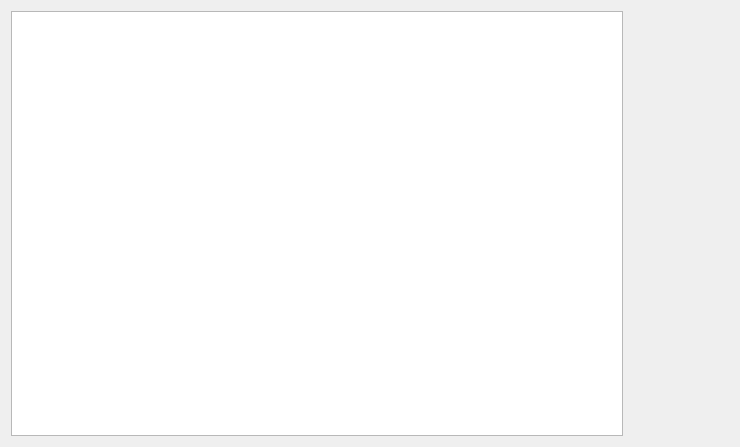
<?xml version="1.0" encoding="UTF-8"?>
<ui version="4.0">
 <class>Form</class>
 <widget class="QWidget" name="Form">
  <property name="geometry">
   <rect>
    <x>0</x>
    <y>0</y>
    <width>740</width>
    <height>447</height>
   </rect>
  </property>
  <property name="windowTitle">
   <string>Form</string>
  </property>
  <layout class="QHBoxLayout" name="horizontalLayout">
   <item>
    <widget class="QGraphicsView" name="graphicsView">
     <property name="maximumSize">
      <size>
       <width>16777215</width>
       <height>16777215</height>
      </size>
     </property>
     <property name="verticalScrollBarPolicy">
      <enum>Qt::ScrollBarAlwaysOff</enum>
     </property>
     <property name="horizontalScrollBarPolicy">
      <enum>Qt::ScrollBarAlwaysOff</enum>
     </property>
    </widget>
   </item>
   <item>
    <widget class="QWidget" name="widget_2" native="true">
     <property name="minimumSize">
      <size>
       <width>100</width>
       <height>0</height>
      </size>
     </property>
     <property name="maximumSize">
      <size>
       <width>200</width>
       <height>16777215</height>
      </size>
     </property>
     <layout class="QVBoxLayout" name="verticalLayout_2"/>
    </widget>
   </item>
  </layout>
 </widget>
 <resources/>
 <connections/>
</ui>
